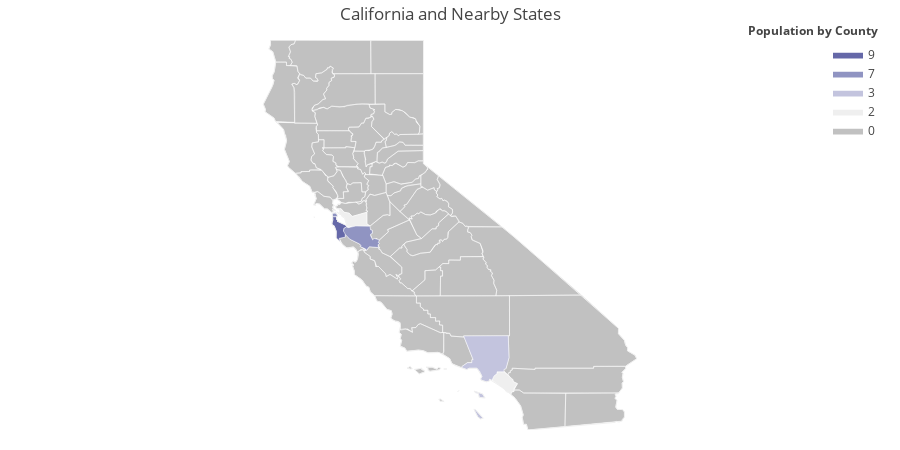

Source (notebook cell):
### Code cell
colorscale = [
    'rgb(193, 193, 193)',
    'rgb(239,239,239)',
    'rgb(195, 196, 222)',
    'rgb(144,148,194)',
    'rgb(101,104,168)',
    'rgb(65, 53, 132)'
]

fig = ff.create_choropleth(
    fips=list(county_fips.keys()), values=list(county_fips.values()), scope=['CA'], colorscale=colorscale,
#     binning_endpoints=[14348, 63983, 134827, 426762, 2081313], colorscale=colorscale,
    county_outline={'color': 'rgb(255,255,255)', 'width': 0.5}, round_legend_values=True,
    legend_title='Population by County', title='California and Nearby States'
)
offline.iplot(fig, filename='choropleth_california_and_surr_states_outlines')

### Figure 1 — Plotly figure (JSON) as saved in the notebook; plotly's stock layout.template omitted (floating-point values rounded to 4 significant figures; data arrays with more than 128 entries replaced by an {"elided": "..."} marker saying what was removed)
{"data": [{"fill": "toself", "fillcolor": "rgb(193, 193, 193)", "hoverinfo": "none", "line": {"color": "rgb(255,255,255)", "width": 0.5}, "mode": "lines", "name": 0, "type": "scatter", "x": {"elided": "1372 float values"}, "y": {"elided": "1372 float values"}}, {"fill": "toself", "fillcolor": "rgb(239,239,239)", "hoverinfo": "none", "line": {"color": "rgb(255,255,255)", "width": 0.5}, "mode": "lines", "name": 2, "type": "scatter", "x": [-118.1, -118.1, -118.0, -118.0, -117.8, -117.5, -117.5, -117.4, -117.5, -117.5, -117.6, -117.6, -118.1, null, -122.3, -122.3, -122.3, -122.3, -122.2, -122.0, -122.0, -121.6, -121.6, -121.5, -122.0, -122.1, -122.1, -122.2, -122.3, null], "y": [33.75, 33.85, 33.9, 33.95, 33.95, 33.76, 33.71, 33.66, 33.53, 33.47, 33.45, 33.39, 33.75, null, 37.81, 37.83, 37.89, 37.91, 37.82, 37.8, 37.72, 37.82, 37.54, 37.48, 37.47, 37.5, 37.5, 37.68, 37.81, null]}, {"fill": "toself", "fillcolor": "rgb(195, 196, 222)", "hoverinfo": "none", "line": {"color": "rgb(255,255,255)", "width": 0.5}, "mode": "lines", "name": 3, "type": "scatter", "x": [-118.6, -118.4, -118.3, -118.5, -118.5, -118.6, -118.6, null, -118.6, -118.6, -118.4, -118.4, -118.5, -118.6, null, -118.9, -118.9, -118.8, -118.7, -118.7, -118.6, -118.9, -117.7, -117.6, -117.7, -117.8, -117.8, -118.0, -118.0, -118.1, -118.1, -118.2, -118.2, -118.3, -118.4, -118.4, -118.4, -118.5, -118.5, -118.7, -118.8, -118.9, null], "y": [33.48, 33.41, 33.31, 33.33, 33.42, 33.44, 33.48, null, 33.03, 33.03, 32.82, 32.8, 32.85, 33.03, null, 34.05, 34.07, 34.17, 34.17, 34.24, 34.24, 34.82, 34.82, 34.29, 34.02, 34.0, 33.95, 33.95, 33.9, 33.85, 33.74, 33.76, 33.72, 33.7, 33.74, 33.77, 33.84, 33.97, 34.04, 34.03, 34.0, 34.05, null]}, {"fill": "toself", "fillcolor": "rgb(144,148,194)", "hoverinfo": "none", "line": {"color": "rgb(255,255,255)", "width": 0.5}, "mode": "lines", "name": 7, "type": "scatter", "x": [-123.0, -123.0, -123.0, -123.0, -123.0, null, -122.3, -122.3, -122.3, -122.3, null, -122.4, -122.4, -122.4, -122.4, -122.4, null, -122.4, -122.4, -122.4, -122.4, null, -122.5, -122.4, -122.4, -122.5, -122.5, null, -122.2, -122.2, -122.1, -122.1, -121.9, -121.5, -121.5, -121.4, -121.4, -121.5, -121.5, -121.4, -121.4, -121.2, -121.2, -121.2, -121.2, -121.2, -121.2, -121.2, -121.5, -121.6, -121.6, -121.7, -121.7, -121.8, -122.0, -122.2, -122.2, null], "y": [37.7, 37.7, 37.7, 37.69, 37.7, null, 37.79, 37.78, 37.78, 37.79, null, 37.83, 37.82, 37.81, 37.81, 37.83, null, 37.86, 37.86, 37.86, 37.86, null, 37.78, 37.81, 37.72, 37.71, 37.78, null, 37.36, 37.43, 37.47, 37.45, 37.48, 37.48, 37.4, 37.38, 37.31, 37.28, 37.25, 37.15, 37.18, 37.16, 37.12, 37.09, 37.06, 37.03, 36.99, 36.96, 36.98, 36.89, 36.93, 36.99, 37.01, 37.05, 37.17, 37.32, 37.36, null]}, {"fill": "toself", "fillcolor": "rgb(101,104,168)", "hoverinfo": "none", "line": {"color": "rgb(255,255,255)", "width": 0.5}, "mode": "lines", "name": 9, "type": "scatter", "x": [-122.5, -122.5, -122.5, -122.4, -122.4, -122.4, -122.4, -122.1, -122.1, -122.2, -122.2, -122.2, -122.2, -122.3, -122.3, -122.4, -122.4, -122.5, -122.5, -122.5, null], "y": [37.59, 37.61, 37.71, 37.71, 37.64, 37.62, 37.61, 37.5, 37.47, 37.43, 37.36, 37.29, 37.22, 37.19, 37.11, 37.2, 37.36, 37.49, 37.52, 37.59, null]}, {"hoverinfo": "text", "legendgroup": "centroids", "marker": {"color": "white", "opacity": 0}, "mode": "markers", "name": "US Counties", "selected": {"marker": {"color": "white", "opacity": 1, "size": 3}}, "showlegend": false, "text": ["County: Del Norte<br>State: California<br>FIPS: 06015<br>Value: 0", "County: Del Norte<br>State: California<br>FIPS: 06015<br>Value: 0", "County: Ventura<br>State: California<br>FIPS: 06111<br>Value: 0", "County: Ventura<br>State: California<br>FIPS: 06111<br>Value: 0", "County: Ventura<br>State: California<br>FIPS: 06111<br>Value: 0", "County: Santa Barbara<br>State: California<br>FIPS: 06083<br>Value: 0", "County: Santa Barbara<br>State: California<br>FIPS: 06083<br>Value: 0", "County: Santa Barbara<br>State: California<br>FIPS: 06083<br>Value: 0", "County: Santa Barbara<br>State: California<br>FIPS: 06083<br>Value: 0", "County: Santa Barbara<br>State: California<br>FIPS: 06083<br>Value: 0", "County: San Francisco<br>State: California<br>FIPS: 06075<br>Value: 7", "County: San Francisco<br>State: California<br>FIPS: 06075<br>Value: 7", "County: San Francisco<br>State: California<br>FIPS: 06075<br>Value: 7", "County: San Francisco<br>State: California<br>FIPS: 06075<br>Value: 7", "County: San Francisco<br>State: California<br>FIPS: 06075<br>Value: 7", "County: Marin<br>State: California<br>FIPS: 06041<br>Value: 0", "County: Marin<br>State: California<br>FIPS: 06041<br>Value: 0", "County: Los Angeles<br>State: California<br>FIPS: 06037<br>Value: 3", "County: Los Angeles<br>State: California<br>FIPS: 06037<br>Value: 3", "County: Los Angeles<br>State: California<br>FIPS: 06037<br>Value: 3", "County: El Dorado<br>State: California<br>FIPS: 06017<br>Value: 0", "County: Fresno<br>State: California<br>FIPS: 06019<br>Value: 0", "County: Glenn<br>State: California<br>FIPS: 06021<br>Value: 0", "County: Humboldt<br>State: California<br>FIPS: 06023<br>Value: 0", "County: Imperial<br>State: California<br>FIPS: 06025<br>Value: 0", "County: Inyo<br>State: California<br>FIPS: 06027<br>Value: 0", "County: Kern<br>State: California<br>FIPS: 06029<br>Value: 0", "County: Kings<br>State: California<br>FIPS: 06031<br>Value: 0", "County: Lake<br>State: California<br>FIPS: 06033<br>Value: 0", "County: Lassen<br>State: California<br>FIPS: 06035<br>Value: 0", "County: Madera<br>State: California<br>FIPS: 06039<br>Value: 0", "County: Mariposa<br>State: California<br>FIPS: 06043<br>Value: 0", "County: Mendocino<br>State: California<br>FIPS: 06045<br>Value: 0", "County: Merced<br>State: California<br>FIPS: 06047<br>Value: 0", "County: Modoc<br>State: California<br>FIPS: 06049<br>Value: 0", "County: Mono<br>State: California<br>FIPS: 06051<br>Value: 0", "County: Monterey<br>State: California<br>FIPS: 06053<br>Value: 0", "County: Napa<br>State: California<br>FIPS: 06055<br>Value: 0", "County: Nevada<br>State: California<br>FIPS: 06057<br>Value: 0", "County: Orange<br>State: California<br>FIPS: 06059<br>Value: 2", "County: Placer<br>State: California<br>FIPS: 06061<br>Value: 0", "County: Plumas<br>State: California<br>FIPS: 06063<br>Value: 0", "County: Riverside<br>State: California<br>FIPS: 06065<br>Value: 0", "County: Sacramento<br>State: California<br>FIPS: 06067<br>Value: 0", "County: San Benito<br>State: California<br>FIPS: 06069<br>Value: 0", "County: San Bernardino<br>State: California<br>FIPS: 06071<br>Value: 0", "County: San Diego<br>State: California<br>FIPS: 06073<br>Value: 0", "County: San Joaquin<br>State: California<br>FIPS: 06077<br>Value: 0", "County: San Luis Obispo<br>State: California<br>FIPS: 06079<br>Value: 0", "County: San Mateo<br>State: California<br>FIPS: 06081<br>Value: 9", "County: Santa Clara<br>State: California<br>FIPS: 06085<br>Value: 7", "County: Santa Cruz<br>State: California<br>FIPS: 06087<br>Value: 0", "County: Shasta<br>State: California<br>FIPS: 06089<br>Value: 0", "County: Sierra<br>State: California<br>FIPS: 06091<br>Value: 0", "County: Siskiyou<br>State: California<br>FIPS: 06093<br>Value: 0", "County: Solano<br>State: California<br>FIPS: 06095<br>Value: 0", "County: Sonoma<br>State: California<br>FIPS: 06097<br>Value: 0", "County: Stanislaus<br>State: California<br>FIPS: 06099<br>Value: 0", "County: Sutter<br>State: California<br>FIPS: 06101<br>Value: 0", "County: Tehama<br>State: California<br>FIPS: 06103<br>Value: 0", "County: Trinity<br>State: California<br>FIPS: 06105<br>Value: 0", "County: Tulare<br>State: California<br>FIPS: 06107<br>Value: 0", "County: Tuolumne<br>State: California<br>FIPS: 06109<br>Value: 0", "County: Yolo<br>State: California<br>FIPS: 06113<br>Value: 0", "County: Yuba<br>State: California<br>FIPS: 06115<br>Value: 0", "County: Alameda<br>State: California<br>FIPS: 06001<br>Value: 2", "County: Alpine<br>State: California<br>FIPS: 06003<br>Value: 0", "County: Amador<br>State: California<br>FIPS: 06005<br>Value: 0", "County: Butte<br>State: California<br>FIPS: 06007<br>Value: 0", "County: Calaveras<br>State: California<br>FIPS: 06009<br>Value: 0", "County: Colusa<br>State: California<br>FIPS: 06011<br>Value: 0", "County: Contra Costa<br>State: California<br>FIPS: 06013<br>Value: 0"], "type": "scatter", "unselected": {"marker": {"opacity": 0}}, "x": [[-124.2], [-123.9], [-119.4], [-119.1], [-119.5], [-119.0], [-119.7], [-120.1], [-120.4], [-120.0], [-123.0], [-122.3], [-122.4], [-122.4], [-122.4], [-122.4], [-122.7], [-118.4], [-118.5], [-118.2], -120.5, -119.6, -122.4, -123.9, -115.4, -117.4, -118.7, -119.8, -122.8, -120.6, -119.8, -119.9, -123.4, -120.7, -120.7, -118.9, -121.2, -122.3, -120.8, -117.8, -120.7, -120.8, -116.0, -121.3, -121.1, -116.2, -116.7, -121.3, -120.4, -122.3, -121.7, -122.0, -122.0, -120.5, -122.5, -121.9, -122.9, -121.0, -121.7, -122.2, -123.1, -118.8, -120.0, -121.9, -121.4, -121.9, -119.8, -120.7, -121.6, -120.6, -122.2, -121.9], "y": [[41.95], [41.74], [34.01], [34.47], [33.25], [33.48], [34.01], [33.97], [34.04], [34.72], [37.7], [37.78], [37.82], [37.86], [37.76], [37.86], [38.07], [33.38], [32.9], [34.36], 38.78, 36.76, 39.6, 40.7, 33.04, 36.51, 35.34, 36.08, 39.1, 40.67, 37.22, 37.58, 39.44, 37.19, 41.59, 37.94, 36.22, 38.51, 39.3, 33.7, 39.06, 40.0, 33.74, 38.45, 36.61, 34.84, 33.03, 37.93, 35.39, 37.42, 37.23, 37.06, 40.76, 39.58, 41.59, 38.27, 38.53, 37.56, 39.03, 40.13, 40.65, 36.22, 38.03, 38.69, 39.27, 37.65, 38.6, 38.45, 39.67, 38.2, 39.18, 37.92]}, {"hoverinfo": "text", "legendgroup": "States", "line": {"color": "rgb(240, 240, 240)", "width": 1}, "mode": "lines", "showlegend": false, "type": "scatter", "x": {"elided": "263 float values"}, "y": {"elided": "263 float values"}}], "layout": {"annotations": [{"showarrow": false, "text": "<b>Population by County</b>", "x": 1, "xanchor": "right", "xref": "paper", "y": 1.05, "yref": "paper"}], "dragmode": "select", "height": 450, "hovermode": "closest", "legend": {"traceorder": "reversed", "x": 1, "xanchor": "right", "y": 1, "yanchor": "top"}, "margin": {"b": 20, "l": 20, "r": 20, "t": 40}, "title": "California and Nearby States", "width": 900, "xaxis": {"autorange": false, "fixedrange": true, "range": [-131.1, -107.4], "showgrid": false, "showticklabels": false, "zeroline": false}, "yaxis": {"autorange": false, "fixedrange": true, "range": [32.53, 42.0], "showgrid": false, "showticklabels": false, "zeroline": false}}}
